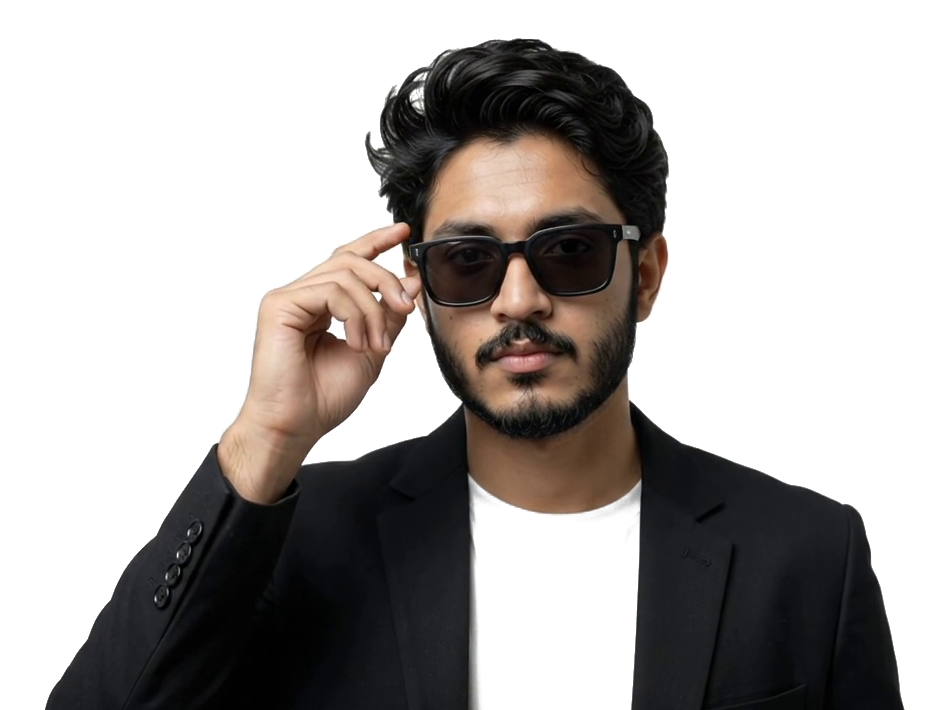
#> input picture src/assets/hero-lens-still.png, 949 x 710 px, given as the content of the folder ../assets/hero-lens-still.png, which was not available
$ python grade-to-white.py ../assets/hero-lens-still.png ../assets/portrait.jpg
#> lines starting #> are read from the running program, lines starting #| are printed output that depends on the picture; after the words box and inside, x2 and y2 are one past the last pixel; in counts of white or black regions, pixels touching at a corner belong together; pictures that were not available may be replaced by others from this repository, and a replacement may not be noted
#> in main, rgb is the input picture: shape (710, 949, 3); mean R, G, B 174.6, 170.6, 168.7
"""Grade a near-white studio clip to pure white and cut the subject out.

Usage (from portfolio-3d/):
    ffmpeg -i "../new(argon).mp4" -vf fps=3.6 /tmp/raw/f%03d.png
    python src/dev/grade-to-white.py /tmp/raw public/_bake-frames

Writes RGBA frames for src/dev/bake.html, whose `none` matte keeps the
frame's own alpha. Needs Python 3 with numpy, scipy and Pillow (a dev tool
only; nothing here ships).

Two steps, both fixed functions of the pixels, never estimates fitted per
frame. A matte or level fitted per frame wobbles wherever the estimate is
marginal, and that wobble was the old Hero's flicker; a constant function of
the pixel cannot drift.

1. Grade to white. The Gemini/Veo clip arrived light grey with a vignette
   (223 in the top corners, 244 at mid-edges, nothing at 255). One curve lifts
   bright NEUTRAL pixels to 255 and leaves coloured ones alone, gated on chroma
   (max - min channel): the wall measured 0-2, skin at its brightest 30+. With
   the gate, skin moved by exactly 0.00 on average; a brightness-only curve had
   flattened forehead and hand highlights. The white tee is neutral and goes to
   pure white, which is fine: the blazer still draws its shape.

2. Cut out. The portrait used to be composited with mix-blend-mode: multiply
   to make that white vanish over the giant back name. Multiply also darkened
   the subject wherever the pale name sat behind it, in letter shapes the
   camera push then magnified across the face, and once the hi-res still
   swapped in over the frame canvas it multiplied the image by itself. A real
   alpha channel replaces all of that:
     - Background: pure-white regions touching the top, left or right edge,
       plus enclosed pure-white pockets of at least POCKET_MIN_FRACTION of the
       frame (the gap between a raised arm and the neck).
     - Kept opaque: pure white that reaches the bottom edge (the tee, which
       always runs off the bottom of a chest-up crop) and specks smaller than
       the pocket floor (glints on the sunglasses).
     - Edge: within EDGE_PX of the background, alpha comes from treating white
       as the transparent colour ("colour to alpha"), so antialiased edges stay
       soft and composite back over white to exactly the graded pixel.
"""
import sys
from pathlib import Path

import numpy as np
from PIL import Image
from scipy import ndimage

# Brightness ramp: untouched below K0, fully white from K1. K1 sits under the
# darkest background corner (223) with margin.
K0, K1 = 170.0, 218.0
# Chroma gate: fully lifted at or below C0, untouched from C1.
C0, C1 = 10.0, 26.0
# Enclosed white regions smaller than this share of the frame stay opaque.
POCKET_MIN_FRACTION = 0.0015
# Width of the soft edge band around the background, in pixels.
EDGE_PX = 2


def smoothstep(e0: float, e1: float, x: np.ndarray) -> np.ndarray:
    t = np.clip((x - e0) / (e1 - e0), 0.0, 1.0)
    return t * t * (3.0 - 2.0 * t)


def grade(rgb: np.ndarray) -> np.ndarray:
    a = rgb.astype(np.float64)
    lum = a.mean(axis=2)
    chroma = a.max(axis=2) - a.min(axis=2)
    lift = smoothstep(K0, K1, lum) * (1.0 - smoothstep(C0, C1, chroma))
#> call 2 of smoothstep, with e0 = 10, e1 = 26
#> in smoothstep (call 2), `t = np.clip((x - e0) / (e1 - e0), 0.0, 1.0)`:
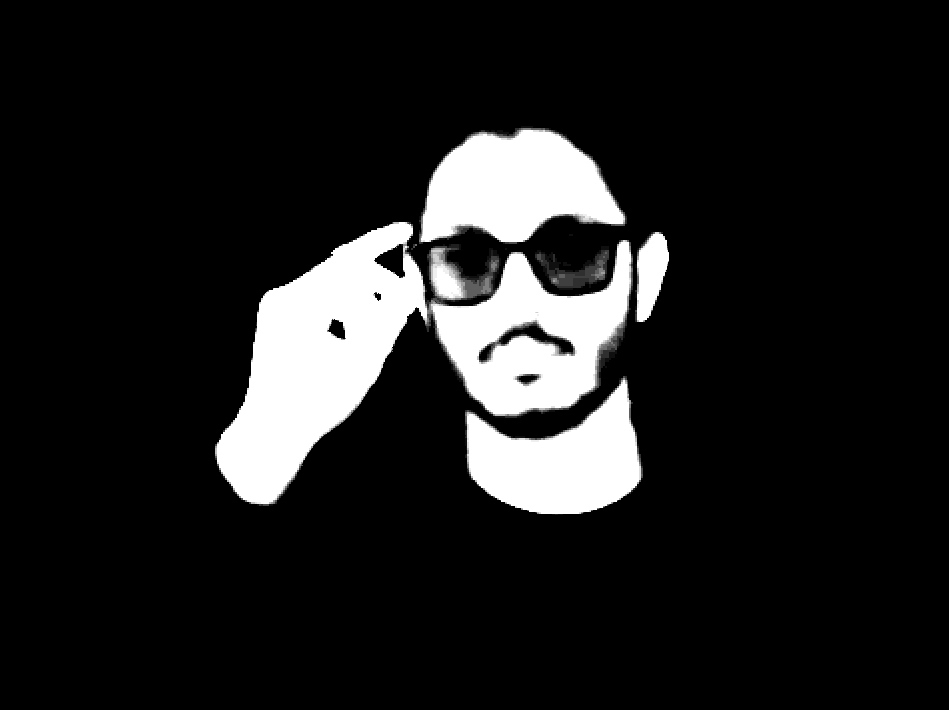
#> t: shape (710, 949) float64; min 0, max 1, mean 0.121
    # Monotonic in each channel: x + (255 - x) * s never decreases.
    return np.clip(np.round(a + (255.0 - a) * lift[..., None]), 0, 255).astype(np.uint8)
#> returned value: shape (710, 949, 3)


def background_mask(graded: np.ndarray) -> np.ndarray:
    white = (graded == 255).all(axis=2)
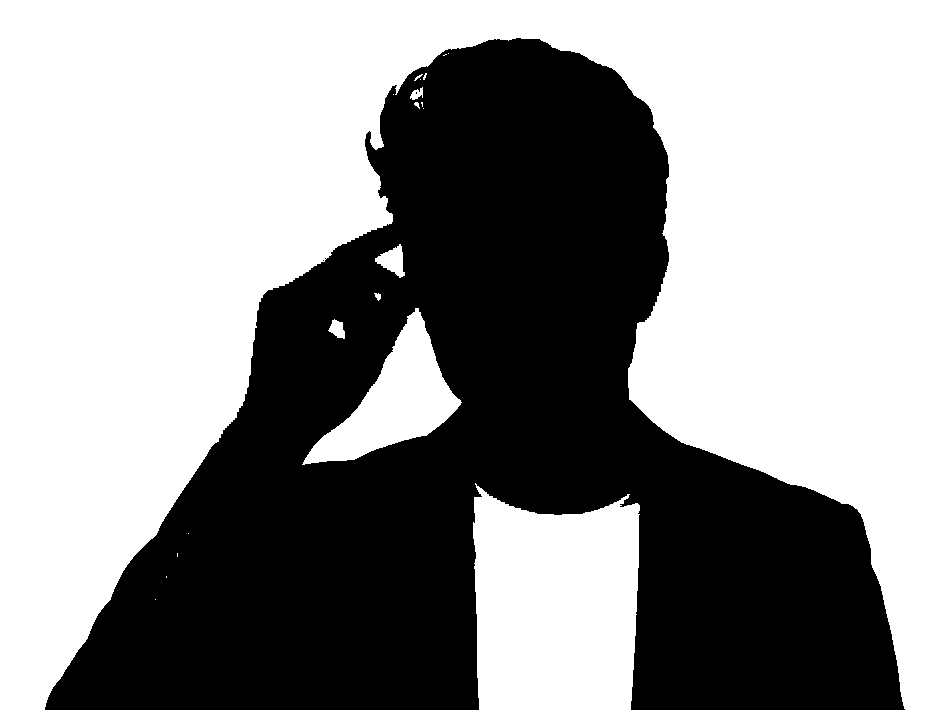
#> white: shape (710, 949) bool; 58.4% white; 3 black regions (2 under 20 px), largest, box (x1, y1, x2, y2) and area: (45, 38, 905, 710) 280313
    labels, count = ndimage.label(white, structure=np.ones((3, 3), dtype=bool))
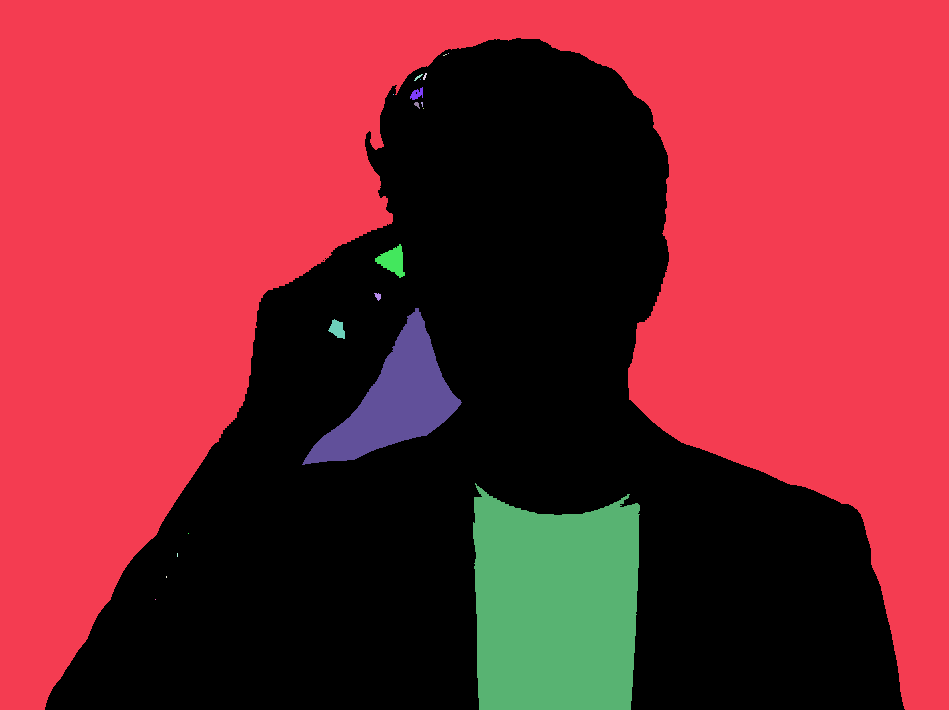
#> labels: shape (710, 949) int32; 21 distinct labels, from 0 to 20; one colour per label, 0 black
#> count = 20
    if count == 0:
        return np.zeros_like(white)
    h, w = white.shape
#> h = 710; w = 949
    top = set(np.unique(labels[0])) | set(np.unique(labels[:, 0])) | set(np.unique(labels[:, -1]))
#> top = 1 item
    bottom = set(np.unique(labels[-1]))
#> bottom = 3 items
    sizes = ndimage.sum(white, labels, index=np.arange(1, count + 1))
#> sizes = 20 values, max 350283 at index 0, min 1 at index 1, mean 19673.7
    keep = np.zeros(count + 1, dtype=bool)
    floor = POCKET_MIN_FRACTION * h * w
#> floor = 1010.7
    for label in range(1, count + 1):
        if label in top:
            keep[label] = True
        elif label not in bottom and sizes[label - 1] >= floor:
            keep[label] = True
    return keep[labels]
#> returned value: shape (710, 949) bool; 53.4% white; 2 black regions (1 under 20 px), largest, box (x1, y1, x2, y2) and area: (45, 38, 905, 710) 313826


def cut_out(graded: np.ndarray) -> np.ndarray:
    bg = background_mask(graded)
    near = ndimage.binary_dilation(bg, iterations=EDGE_PX) & ~bg
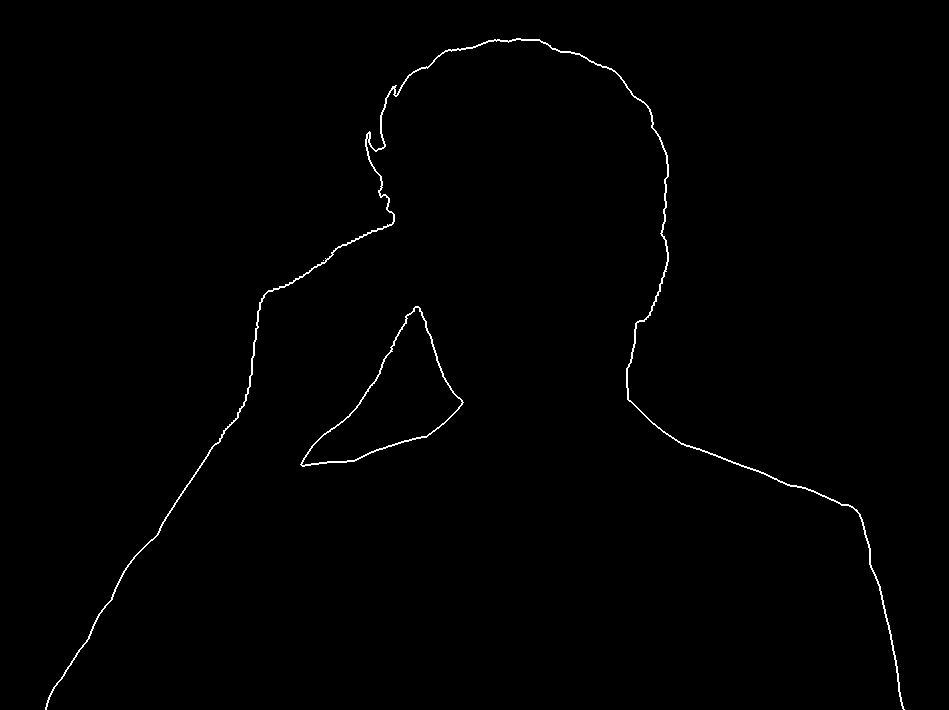
#> near: shape (710, 949) bool; 0.66% white in thin lines or dots, all inside (x1, y1, x2, y2) = (45, 38, 905, 710)
    rgb = graded.astype(np.float64)
    alpha = np.ones(bg.shape)
    alpha[bg] = 0.0
    # Colour to alpha from white: the most transparent alpha that, composited
    # over white, reproduces the pixel exactly.
    edge_alpha = ((255.0 - rgb) / 255.0).max(axis=2)
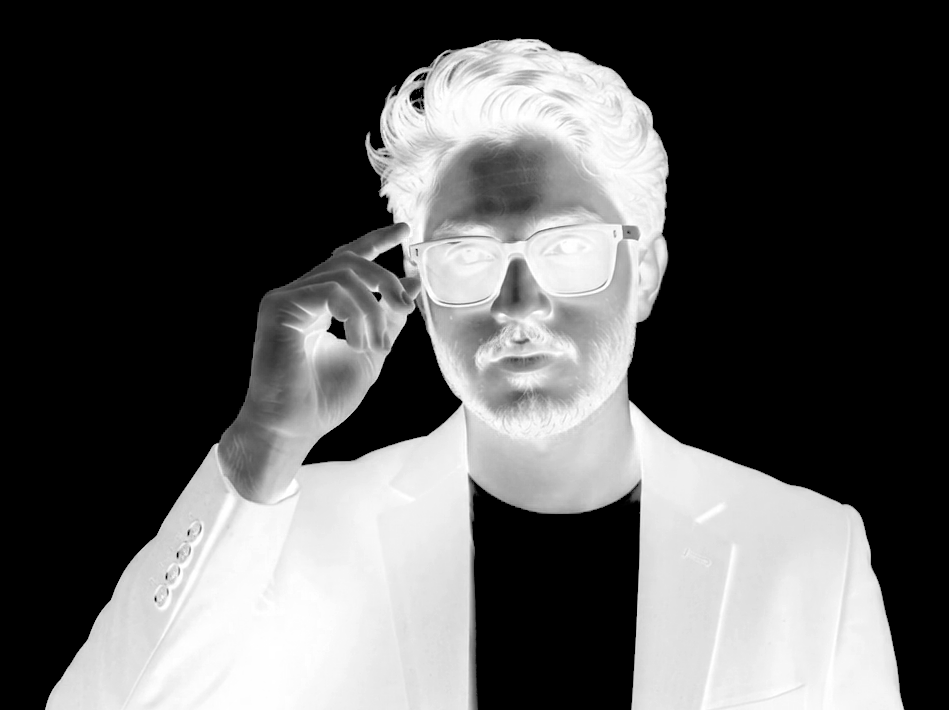
#> edge_alpha: shape (710, 949) float64; min 0, max 1, mean 0.341
    a = edge_alpha[near]
#> a = 4415 values, max 0.973 at index 67, min 0 at index 533, mean 0.525
    safe = np.maximum(a, 1e-6)[..., None]
#> safe = 4415 values, max 0.973 at index 67, min 1e-06 at index 533, mean 0.525
    rgb[near] = np.clip(255.0 - (255.0 - rgb[near]) / safe, 0, 255)
    alpha[near] = a
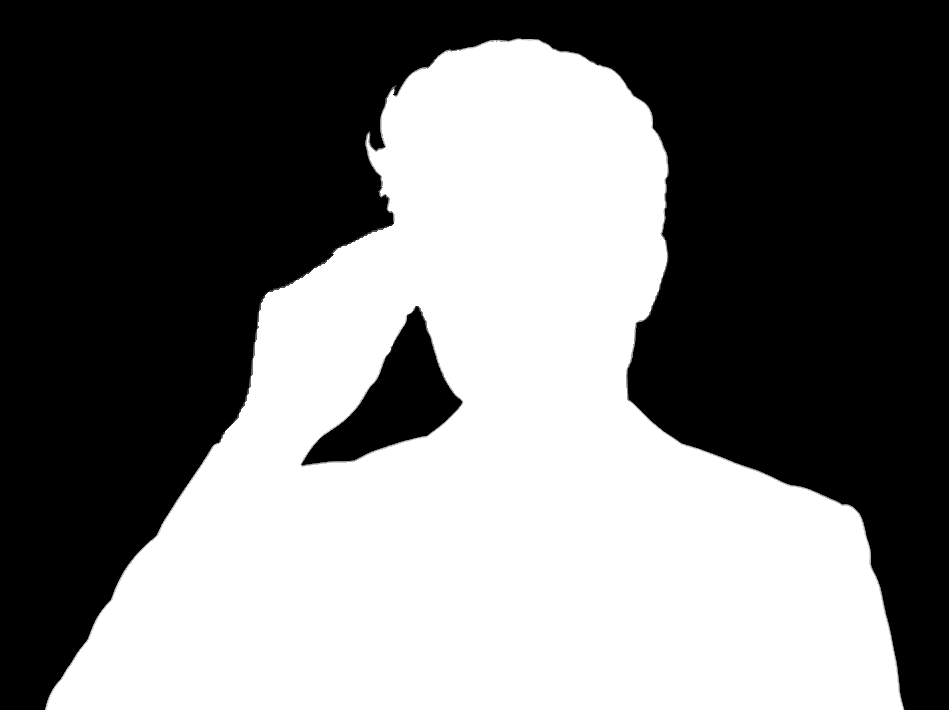
#> alpha: shape (710, 949) float64; min 0, max 1, mean 0.463
    rgb[bg] = 255.0
    out = np.dstack([rgb, alpha * 255.0])
    return np.clip(np.round(out), 0, 255).astype(np.uint8)
#> returned value: shape (710, 949, 4)


def main() -> None:
    src, out = Path(sys.argv[1]), Path(sys.argv[2])
    out.mkdir(parents=True, exist_ok=True)
    frames = sorted(src.glob('*.png'))
    for i, path in enumerate(frames, start=1):
        rgb = np.asarray(Image.open(path).convert('RGB'))
        Image.fromarray(cut_out(grade(rgb)), 'RGBA').save(out / f'frame{i:03d}.png')
    print(f'graded and cut out {len(frames)} frames into {out}')


if __name__ == '__main__':
    main()
